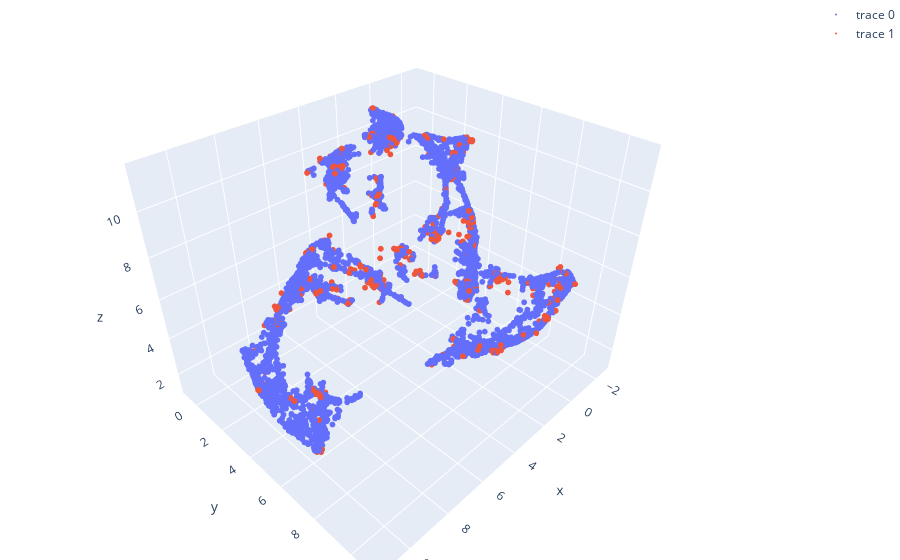

This figure's notebook cell:
### Code cell
fig = go.Figure(data=[go.Scatter3d(x=df["x1"], y=df["x2"], z = df["x3"], mode='markers')])

fig.add_trace(go.Scatter3d(x=dfRep["x1"], y=dfRep["x2"], z=dfRep["x3"], mode='markers'))
fig.update_traces(marker_size=2)

# tight layout
fig.update_layout(margin=dict(l=0, r=0, b=0, t=0))
fig.show()

### Figure 1 — Plotly figure (JSON) as saved in the notebook; plotly's stock layout.template omitted (floating-point values rounded to 4 significant figures; data arrays with more than 128 entries replaced by an {"elided": "..."} marker saying what was removed)
{"data": [{"marker": {"size": 2}, "mode": "markers", "type": "scatter3d", "x": {"elided": "5540 float values"}, "y": {"elided": "5540 float values"}, "z": {"elided": "5540 float values"}}, {"marker": {"size": 2}, "mode": "markers", "type": "scatter3d", "x": {"elided": "816 float values"}, "y": {"elided": "816 float values"}, "z": {"elided": "816 float values"}}], "layout": {"margin": {"b": 0, "l": 0, "r": 0, "t": 0}}}
